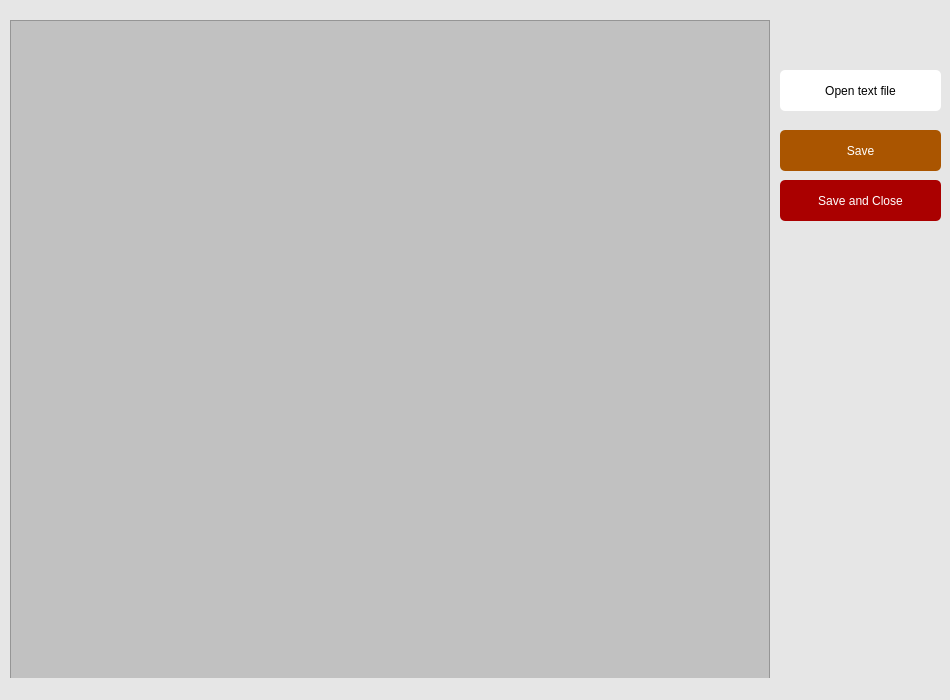
<?xml version="1.0" encoding="UTF-8"?>
<ui version="4.0">
 <class>MainWindow</class>
 <widget class="QMainWindow" name="MainWindow">
  <property name="geometry">
   <rect>
    <x>0</x>
    <y>0</y>
    <width>950</width>
    <height>700</height>
   </rect>
  </property>
  <property name="windowTitle">
   <string>MainWindow</string>
  </property>
  <property name="styleSheet">
   <string notr="true">background-color: rgb(230, 230, 230);</string>
  </property>
  <widget class="QWidget" name="centralwidget">
   <widget class="QTextEdit" name="content">
    <property name="geometry">
     <rect>
      <x>10</x>
      <y>20</y>
      <width>760</width>
      <height>660</height>
     </rect>
    </property>
    <property name="styleSheet">
     <string notr="true">background-color: rgb(193, 193, 193);
color: rgb(0, 0, 0);</string>
    </property>
   </widget>
   <widget class="QPushButton" name="openBtn">
    <property name="geometry">
     <rect>
      <x>780</x>
      <y>70</y>
      <width>161</width>
      <height>41</height>
     </rect>
    </property>
    <property name="styleSheet">
     <string notr="true">background-color: rgb(255, 255, 255);
color: rgb(0, 0, 0);
border-radius: 5px;
font: 10pt &quot;Segoe UI&quot;;</string>
    </property>
    <property name="text">
     <string>Open text file</string>
    </property>
   </widget>
   <widget class="QPushButton" name="saveBtn">
    <property name="geometry">
     <rect>
      <x>780</x>
      <y>130</y>
      <width>161</width>
      <height>41</height>
     </rect>
    </property>
    <property name="styleSheet">
     <string notr="true">background-color: rgb(170, 85, 0);
color: rgb(255, 255, 255);
border-radius: 5px;
font: 10pt &quot;Segoe UI&quot;;</string>
    </property>
    <property name="text">
     <string>Save</string>
    </property>
   </widget>
   <widget class="QPushButton" name="saveClose">
    <property name="geometry">
     <rect>
      <x>780</x>
      <y>180</y>
      <width>161</width>
      <height>41</height>
     </rect>
    </property>
    <property name="styleSheet">
     <string notr="true">background-color: rgb(170, 0, 0);
color: rgb(255, 255, 255);
border-radius: 5px;
font: 10pt &quot;Segoe UI&quot;;</string>
    </property>
    <property name="text">
     <string>Save and Close</string>
    </property>
   </widget>
   <widget class="QLabel" name="displayTime">
    <property name="geometry">
     <rect>
      <x>786</x>
      <y>19</y>
      <width>151</width>
      <height>41</height>
     </rect>
    </property>
    <property name="styleSheet">
     <string notr="true">color: rgb(170, 0, 0);
font: 700 11pt &quot;Segoe UI&quot;;</string>
    </property>
    <property name="text">
     <string/>
    </property>
   </widget>
  </widget>
  <widget class="QMenuBar" name="menubar">
   <property name="geometry">
    <rect>
     <x>0</x>
     <y>0</y>
     <width>950</width>
     <height>17</height>
    </rect>
   </property>
  </widget>
  <widget class="QStatusBar" name="statusbar"/>
 </widget>
 <resources/>
 <connections/>
</ui>
